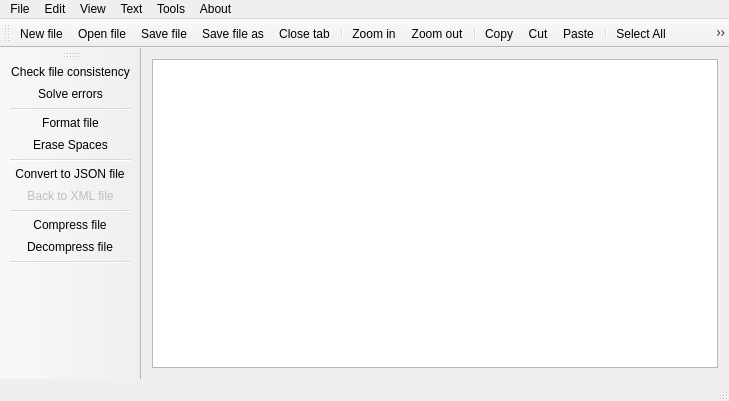
<?xml version="1.0" encoding="UTF-8"?>
<ui version="4.0">
 <class>MainWindow</class>
 <widget class="QMainWindow" name="MainWindow">
  <property name="geometry">
   <rect>
    <x>0</x>
    <y>0</y>
    <width>729</width>
    <height>401</height>
   </rect>
  </property>
  <property name="windowTitle">
   <string>XML Editor</string>
  </property>
  <property name="windowIcon">
   <iconset resource="resources.qrc">
    <normaloff>:/Icons/Icons/XML.png</normaloff>:/Icons/Icons/XML.png</iconset>
  </property>
  <widget class="QWidget" name="centralWidget">
   <layout class="QGridLayout" name="gridLayout">
    <item row="0" column="0">
     <widget class="QTextEdit" name="textEdit">
      <property name="styleSheet">
       <string notr="true">
    TextEdit {
        id: te
        anchors.left: parent.left
        anchors.right: parent.right
        anchors.top: parent.top
    }</string>
      </property>
      <property name="autoFormatting">
       <set>QTextEdit::AutoAll</set>
      </property>
      <property name="tabChangesFocus">
       <bool>true</bool>
      </property>
      <property name="html">
       <string>&lt;!DOCTYPE HTML PUBLIC &quot;-//W3C//DTD HTML 4.0//EN&quot; &quot;http://www.w3.org/TR/REC-html40/strict.dtd&quot;&gt;
&lt;html&gt;&lt;head&gt;&lt;meta name=&quot;qrichtext&quot; content=&quot;1&quot; /&gt;&lt;style type=&quot;text/css&quot;&gt;
p, li { white-space: pre-wrap; }
&lt;/style&gt;&lt;/head&gt;&lt;body style=&quot; font-family:'MS Shell Dlg 2'; font-size:8.25pt; font-weight:400; font-style:normal;&quot;&gt;
&lt;p style=&quot;-qt-paragraph-type:empty; margin-top:0px; margin-bottom:0px; margin-left:0px; margin-right:0px; -qt-block-indent:0; text-indent:0px;&quot;&gt;&lt;br /&gt;&lt;/p&gt;&lt;/body&gt;&lt;/html&gt;</string>
      </property>
      <property name="overwriteMode">
       <bool>true</bool>
      </property>
      <property name="tabStopWidth">
       <number>25</number>
      </property>
      <property name="textInteractionFlags">
       <set>Qt::LinksAccessibleByMouse|Qt::TextEditable|Qt::TextEditorInteraction|Qt::TextSelectableByKeyboard|Qt::TextSelectableByMouse</set>
      </property>
     </widget>
    </item>
   </layout>
  </widget>
  <widget class="QToolBar" name="mainToolBar">
   <attribute name="toolBarArea">
    <enum>LeftToolBarArea</enum>
   </attribute>
   <attribute name="toolBarBreak">
    <bool>false</bool>
   </attribute>
   <addaction name="actionCheck_file"/>
   <addaction name="actionSolve_erorrs"/>
   <addaction name="separator"/>
   <addaction name="actionFormat_file"/>
   <addaction name="actionErase_Spaces"/>
   <addaction name="separator"/>
   <addaction name="actionMake_JSON_file"/>
   <addaction name="actionBack_to_XML_file"/>
   <addaction name="separator"/>
   <addaction name="actionCompress_file"/>
   <addaction name="actionDecompress_file"/>
   <addaction name="separator"/>
  </widget>
  <widget class="QStatusBar" name="statusBar"/>
  <widget class="QMenuBar" name="menuBar">
   <property name="geometry">
    <rect>
     <x>0</x>
     <y>0</y>
     <width>729</width>
     <height>21</height>
    </rect>
   </property>
   <widget class="QMenu" name="menuFile">
    <property name="title">
     <string>File</string>
    </property>
    <addaction name="actionNew"/>
    <addaction name="actionOpen"/>
    <addaction name="separator"/>
    <addaction name="actionSave"/>
    <addaction name="actionSave_as"/>
    <addaction name="separator"/>
    <addaction name="actionClose_file"/>
    <addaction name="separator"/>
    <addaction name="actionExit"/>
   </widget>
   <widget class="QMenu" name="menuEdit">
    <property name="title">
     <string>Edit</string>
    </property>
    <addaction name="actionUndo"/>
    <addaction name="actionRedo"/>
    <addaction name="separator"/>
    <addaction name="actionCopy"/>
    <addaction name="actionCut"/>
    <addaction name="actionPaste"/>
    <addaction name="separator"/>
    <addaction name="actionFind"/>
    <addaction name="separator"/>
    <addaction name="actionSelect_All"/>
   </widget>
   <widget class="QMenu" name="menuView">
    <property name="title">
     <string>View</string>
    </property>
    <addaction name="actionZoom_in"/>
    <addaction name="actionZoom_out"/>
   </widget>
   <widget class="QMenu" name="menuAbout">
    <property name="title">
     <string>About</string>
    </property>
    <addaction name="actionSource_Code"/>
    <addaction name="separator"/>
    <addaction name="actionAbout"/>
    <addaction name="actionAbout_Qt"/>
    <addaction name="separator"/>
    <addaction name="actionContact_us"/>
   </widget>
   <widget class="QMenu" name="menuTools">
    <property name="title">
     <string>Tools</string>
    </property>
    <addaction name="actionCheck_file"/>
    <addaction name="actionSolve_erorrs"/>
    <addaction name="separator"/>
    <addaction name="actionFormat_file"/>
    <addaction name="actionErase_Spaces"/>
    <addaction name="separator"/>
    <addaction name="actionMake_JSON_file"/>
    <addaction name="actionBack_to_XML_file"/>
    <addaction name="separator"/>
    <addaction name="actionCompress_file"/>
    <addaction name="actionDecompress_file"/>
   </widget>
   <widget class="QMenu" name="menuText">
    <property name="title">
     <string>Text</string>
    </property>
    <addaction name="actionFont_2"/>
    <addaction name="separator"/>
    <addaction name="actionForeground_Color"/>
    <addaction name="actionBackground_Color"/>
   </widget>
   <addaction name="menuFile"/>
   <addaction name="menuEdit"/>
   <addaction name="menuView"/>
   <addaction name="menuText"/>
   <addaction name="menuTools"/>
   <addaction name="menuAbout"/>
  </widget>
  <widget class="QToolBar" name="toolBar">
   <property name="windowTitle">
    <string>toolBar</string>
   </property>
   <attribute name="toolBarArea">
    <enum>TopToolBarArea</enum>
   </attribute>
   <attribute name="toolBarBreak">
    <bool>false</bool>
   </attribute>
   <addaction name="actionNew"/>
   <addaction name="actionOpen"/>
   <addaction name="actionSave"/>
   <addaction name="actionSave_as"/>
   <addaction name="actionClose_file"/>
   <addaction name="separator"/>
   <addaction name="actionZoom_in"/>
   <addaction name="actionZoom_out"/>
   <addaction name="separator"/>
   <addaction name="actionCopy"/>
   <addaction name="actionCut"/>
   <addaction name="actionPaste"/>
   <addaction name="separator"/>
   <addaction name="actionSelect_All"/>
   <addaction name="actionFont_2"/>
   <addaction name="actionForeground_Color"/>
   <addaction name="actionBackground_Color"/>
   <addaction name="separator"/>
  </widget>
  <action name="actionNew">
   <property name="icon">
    <iconset resource="resources.qrc">
     <normaloff>:/Icons/Icons/new-file.png</normaloff>:/Icons/Icons/new-file.png</iconset>
   </property>
   <property name="text">
    <string>New file</string>
   </property>
   <property name="shortcut">
    <string>Ctrl+N</string>
   </property>
  </action>
  <action name="actionOpen">
   <property name="icon">
    <iconset resource="resources.qrc">
     <normaloff>:/Icons/Icons/open-file.png</normaloff>:/Icons/Icons/open-file.png</iconset>
   </property>
   <property name="text">
    <string>Open file</string>
   </property>
   <property name="shortcut">
    <string>Ctrl+O</string>
   </property>
  </action>
  <action name="actionSave">
   <property name="icon">
    <iconset resource="resources.qrc">
     <normaloff>:/Icons/Icons/save-file.png</normaloff>:/Icons/Icons/save-file.png</iconset>
   </property>
   <property name="text">
    <string>Save file</string>
   </property>
   <property name="shortcut">
    <string>Ctrl+S</string>
   </property>
  </action>
  <action name="actionSave_as">
   <property name="icon">
    <iconset resource="resources.qrc">
     <normaloff>:/Icons/Icons/Save-as.png</normaloff>:/Icons/Icons/Save-as.png</iconset>
   </property>
   <property name="text">
    <string>Save file as</string>
   </property>
   <property name="shortcut">
    <string>Ctrl+Shift+S</string>
   </property>
  </action>
  <action name="actionExit">
   <property name="icon">
    <iconset resource="resources.qrc">
     <normaloff>:/Icons/Icons/exit.png</normaloff>:/Icons/Icons/exit.png</iconset>
   </property>
   <property name="text">
    <string>Exit</string>
   </property>
   <property name="shortcut">
    <string>Ctrl+Alt+Q</string>
   </property>
  </action>
  <action name="actionClose_file">
   <property name="icon">
    <iconset resource="resources.qrc">
     <normaloff>:/Icons/Icons/close-file.png</normaloff>:/Icons/Icons/close-file.png</iconset>
   </property>
   <property name="text">
    <string>Close tab</string>
   </property>
   <property name="shortcut">
    <string>Ctrl+Q</string>
   </property>
  </action>
  <action name="actionClose_all_files">
   <property name="icon">
    <iconset resource="resources.qrc">
     <normaloff>:/Icons/Icons/close-files.png</normaloff>:/Icons/Icons/close-files.png</iconset>
   </property>
   <property name="text">
    <string>Close all tabs</string>
   </property>
   <property name="shortcut">
    <string>Ctrl+Shift+Q</string>
   </property>
  </action>
  <action name="actionUndo">
   <property name="icon">
    <iconset resource="resources.qrc">
     <normaloff>:/Icons/Icons/undo.png</normaloff>:/Icons/Icons/undo.png</iconset>
   </property>
   <property name="text">
    <string>Undo</string>
   </property>
   <property name="shortcut">
    <string>Ctrl+U</string>
   </property>
  </action>
  <action name="actionRedo">
   <property name="icon">
    <iconset resource="resources.qrc">
     <normaloff>:/Icons/Icons/redo.png</normaloff>:/Icons/Icons/redo.png</iconset>
   </property>
   <property name="text">
    <string>Redo</string>
   </property>
   <property name="shortcut">
    <string>Ctrl+Y</string>
   </property>
  </action>
  <action name="actionCopy">
   <property name="icon">
    <iconset resource="resources.qrc">
     <normaloff>:/Icons/Icons/files.png</normaloff>:/Icons/Icons/files.png</iconset>
   </property>
   <property name="text">
    <string>Copy</string>
   </property>
   <property name="shortcut">
    <string>Ctrl+C</string>
   </property>
  </action>
  <action name="actionCut">
   <property name="icon">
    <iconset resource="resources.qrc">
     <normaloff>:/Icons/Icons/cut.png</normaloff>:/Icons/Icons/cut.png</iconset>
   </property>
   <property name="text">
    <string>Cut</string>
   </property>
   <property name="shortcut">
    <string>Ctrl+X</string>
   </property>
  </action>
  <action name="actionPaste">
   <property name="icon">
    <iconset resource="resources.qrc">
     <normaloff>:/Icons/Icons/paste.png</normaloff>:/Icons/Icons/paste.png</iconset>
   </property>
   <property name="text">
    <string>Paste</string>
   </property>
   <property name="shortcut">
    <string>Ctrl+V</string>
   </property>
  </action>
  <action name="actionFind">
   <property name="icon">
    <iconset resource="resources.qrc">
     <normaloff>:/Icons/Icons/find.png</normaloff>:/Icons/Icons/find.png</iconset>
   </property>
   <property name="text">
    <string>Find</string>
   </property>
   <property name="shortcut">
    <string>Ctrl+F</string>
   </property>
  </action>
  <action name="actionReplace">
   <property name="icon">
    <iconset resource="resources.qrc">
     <normaloff>:/Icons/Icons/replace.png</normaloff>:/Icons/Icons/replace.png</iconset>
   </property>
   <property name="text">
    <string>Replace</string>
   </property>
   <property name="shortcut">
    <string>Ctrl+H</string>
   </property>
  </action>
  <action name="actionFormat_file">
   <property name="icon">
    <iconset resource="resources.qrc">
     <normaloff>:/Icons/Icons/copy.png</normaloff>:/Icons/Icons/copy.png</iconset>
   </property>
   <property name="text">
    <string>Format file</string>
   </property>
  </action>
  <action name="actionMake_JSON_file">
   <property name="icon">
    <iconset resource="resources.qrc">
     <normaloff>:/Icons/Icons/json.png</normaloff>:/Icons/Icons/json.png</iconset>
   </property>
   <property name="text">
    <string>Convert to JSON file</string>
   </property>
  </action>
  <action name="actionCompress_file">
   <property name="icon">
    <iconset resource="resources.qrc">
     <normaloff>:/Icons/Icons/compression.png</normaloff>:/Icons/Icons/compression.png</iconset>
   </property>
   <property name="text">
    <string>Compress file</string>
   </property>
  </action>
  <action name="actionSource_Code">
   <property name="icon">
    <iconset resource="resources.qrc">
     <normaloff>:/Icons/Icons/source-code.png</normaloff>:/Icons/Icons/source-code.png</iconset>
   </property>
   <property name="text">
    <string>Source Code</string>
   </property>
  </action>
  <action name="actionAbout">
   <property name="icon">
    <iconset resource="resources.qrc">
     <normaloff>:/Icons/Icons/about.png</normaloff>:/Icons/Icons/about.png</iconset>
   </property>
   <property name="text">
    <string>About</string>
   </property>
  </action>
  <action name="actionAbout_Qt">
   <property name="icon">
    <iconset resource="resources.qrc">
     <normaloff>:/Icons/Icons/about-Qt.png</normaloff>:/Icons/Icons/about-Qt.png</iconset>
   </property>
   <property name="text">
    <string>About Qt</string>
   </property>
  </action>
  <action name="actionContact_us">
   <property name="icon">
    <iconset resource="resources.qrc">
     <normaloff>:/Icons/Icons/tutorial.png</normaloff>:/Icons/Icons/tutorial.png</iconset>
   </property>
   <property name="text">
    <string>Tutorials (Help)</string>
   </property>
  </action>
  <action name="actionZoom_in">
   <property name="icon">
    <iconset resource="resources.qrc">
     <normaloff>:/Icons/Icons/zoom-in.png</normaloff>:/Icons/Icons/zoom-in.png</iconset>
   </property>
   <property name="text">
    <string>Zoom in</string>
   </property>
   <property name="shortcut">
    <string>Ctrl++</string>
   </property>
  </action>
  <action name="actionZoom_out">
   <property name="icon">
    <iconset resource="resources.qrc">
     <normaloff>:/Icons/Icons/zoom-out.png</normaloff>:/Icons/Icons/zoom-out.png</iconset>
   </property>
   <property name="text">
    <string>Zoom out</string>
   </property>
   <property name="shortcut">
    <string>Ctrl+-</string>
   </property>
  </action>
  <action name="actionSelect_All">
   <property name="icon">
    <iconset resource="resources.qrc">
     <normaloff>:/Icons/Icons/select_all.png</normaloff>:/Icons/Icons/select_all.png</iconset>
   </property>
   <property name="text">
    <string>Select All</string>
   </property>
   <property name="shortcut">
    <string>Ctrl+A</string>
   </property>
  </action>
  <action name="actionColor">
   <property name="icon">
    <iconset resource="resources.qrc">
     <normaloff>:/Icons/Icons/color.png</normaloff>:/Icons/Icons/color.png</iconset>
   </property>
   <property name="text">
    <string>Color</string>
   </property>
  </action>
  <action name="actionFont">
   <property name="icon">
    <iconset resource="resources.qrc">
     <normaloff>:/Icons/Icons/font.png</normaloff>:/Icons/Icons/font.png</iconset>
   </property>
   <property name="text">
    <string>Font</string>
   </property>
  </action>
  <action name="actionBold_3">
   <property name="icon">
    <iconset resource="resources.qrc">
     <normaloff>:/Icons/Icons/text_bold.png</normaloff>:/Icons/Icons/text_bold.png</iconset>
   </property>
   <property name="text">
    <string>Bold</string>
   </property>
   <property name="shortcut">
    <string>Ctrl+B</string>
   </property>
  </action>
  <action name="actionItalic">
   <property name="icon">
    <iconset resource="resources.qrc">
     <normaloff>:/Icons/Icons/text_italic.png</normaloff>:/Icons/Icons/text_italic.png</iconset>
   </property>
   <property name="text">
    <string>Italic</string>
   </property>
   <property name="shortcut">
    <string>Ctrl+I</string>
   </property>
  </action>
  <action name="actionUnderline">
   <property name="icon">
    <iconset resource="resources.qrc">
     <normaloff>:/Icons/Icons/text_underline.png</normaloff>:/Icons/Icons/text_underline.png</iconset>
   </property>
   <property name="text">
    <string>Underline</string>
   </property>
   <property name="shortcut">
    <string>Ctrl+U</string>
   </property>
  </action>
  <action name="actionCheck_file">
   <property name="icon">
    <iconset resource="resources.qrc">
     <normaloff>:/Icons/Icons/diagnostic.png</normaloff>:/Icons/Icons/diagnostic.png</iconset>
   </property>
   <property name="text">
    <string>Check file consistency</string>
   </property>
  </action>
  <action name="actionSolve_erorrs">
   <property name="icon">
    <iconset resource="resources.qrc">
     <normaloff>:/Icons/Icons/Solve problem.png</normaloff>:/Icons/Icons/Solve problem.png</iconset>
   </property>
   <property name="text">
    <string>Solve errors</string>
   </property>
  </action>
  <action name="actionColor_2">
   <property name="icon">
    <iconset resource="resources.qrc">
     <normaloff>:/Icons/Icons/color.png</normaloff>:/Icons/Icons/color.png</iconset>
   </property>
   <property name="text">
    <string>Color</string>
   </property>
  </action>
  <action name="actionFont_2">
   <property name="icon">
    <iconset resource="resources.qrc">
     <normaloff>:/Icons/Icons/font.png</normaloff>:/Icons/Icons/font.png</iconset>
   </property>
   <property name="text">
    <string>Font</string>
   </property>
  </action>
  <action name="actionForeground_Color">
   <property name="icon">
    <iconset resource="resources.qrc">
     <normaloff>:/Icons/Icons/color.png</normaloff>:/Icons/Icons/color.png</iconset>
   </property>
   <property name="text">
    <string>Foreground Color</string>
   </property>
  </action>
  <action name="actionBackground_Color">
   <property name="icon">
    <iconset resource="resources.qrc">
     <normaloff>:/Icons/Icons/bucket.png</normaloff>:/Icons/Icons/bucket.png</iconset>
   </property>
   <property name="text">
    <string>Background Color</string>
   </property>
  </action>
  <action name="actionBack_to_XML_file">
   <property name="enabled">
    <bool>false</bool>
   </property>
   <property name="icon">
    <iconset resource="resources.qrc">
     <normaloff>:/Icons/Icons/xml Icon.png</normaloff>:/Icons/Icons/xml Icon.png</iconset>
   </property>
   <property name="text">
    <string>Back to XML file</string>
   </property>
  </action>
  <action name="actionErase_Spaces">
   <property name="icon">
    <iconset resource="resources.qrc">
     <normaloff>:/Icons/Icons/icons8-space-after-paragraph-50.png</normaloff>:/Icons/Icons/icons8-space-after-paragraph-50.png</iconset>
   </property>
   <property name="text">
    <string>Erase Spaces</string>
   </property>
  </action>
  <action name="actionDecompress_file">
   <property name="icon">
    <iconset resource="resources.qrc">
     <normaloff>:/Icons/Icons/zipped-file-icon-15.jpg</normaloff>:/Icons/Icons/zipped-file-icon-15.jpg</iconset>
   </property>
   <property name="text">
    <string>Decompress file</string>
   </property>
  </action>
 </widget>
 <layoutdefault spacing="6" margin="11"/>
 <resources>
  <include location="resources.qrc"/>
 </resources>
 <connections/>
</ui>
